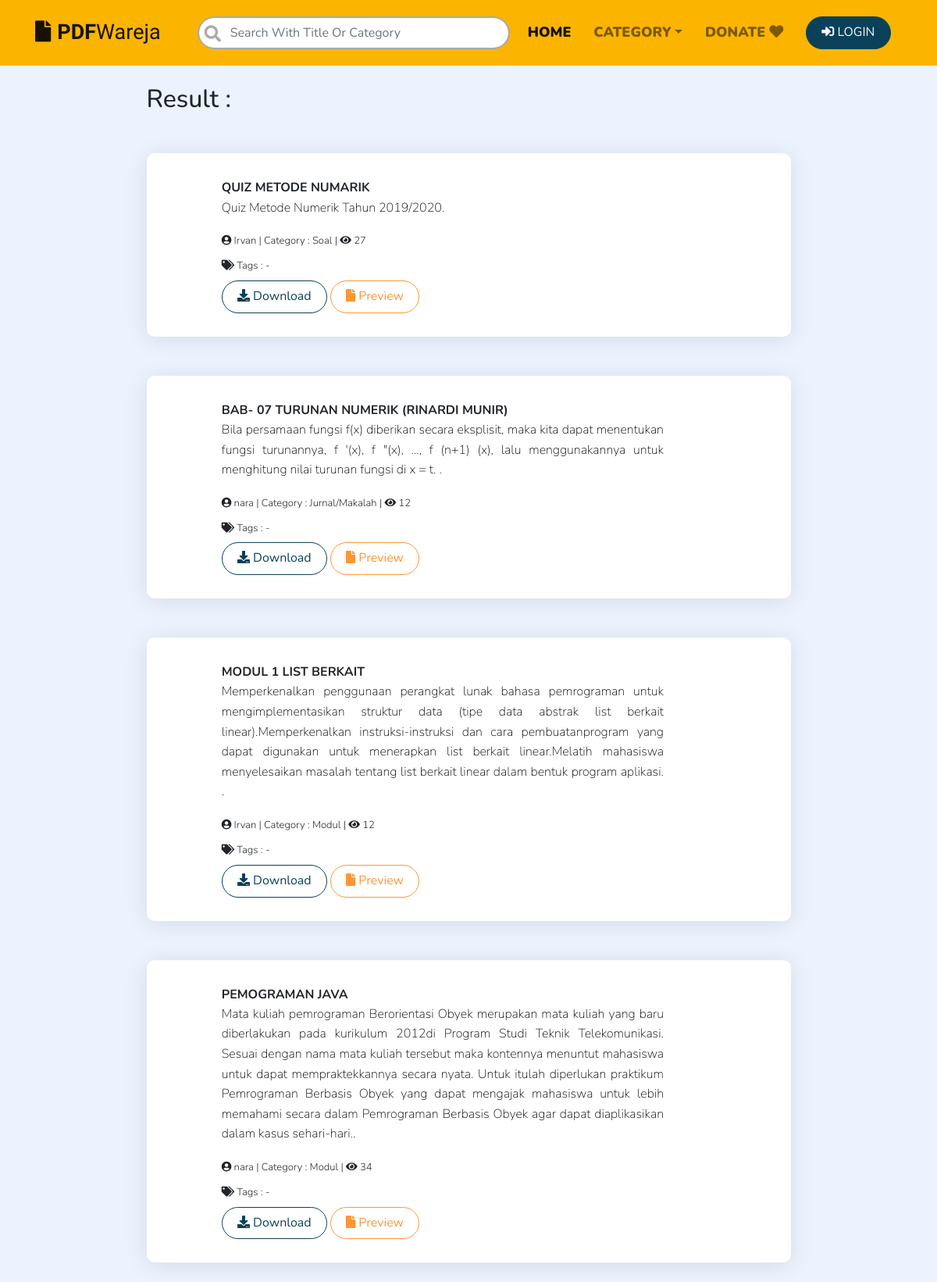
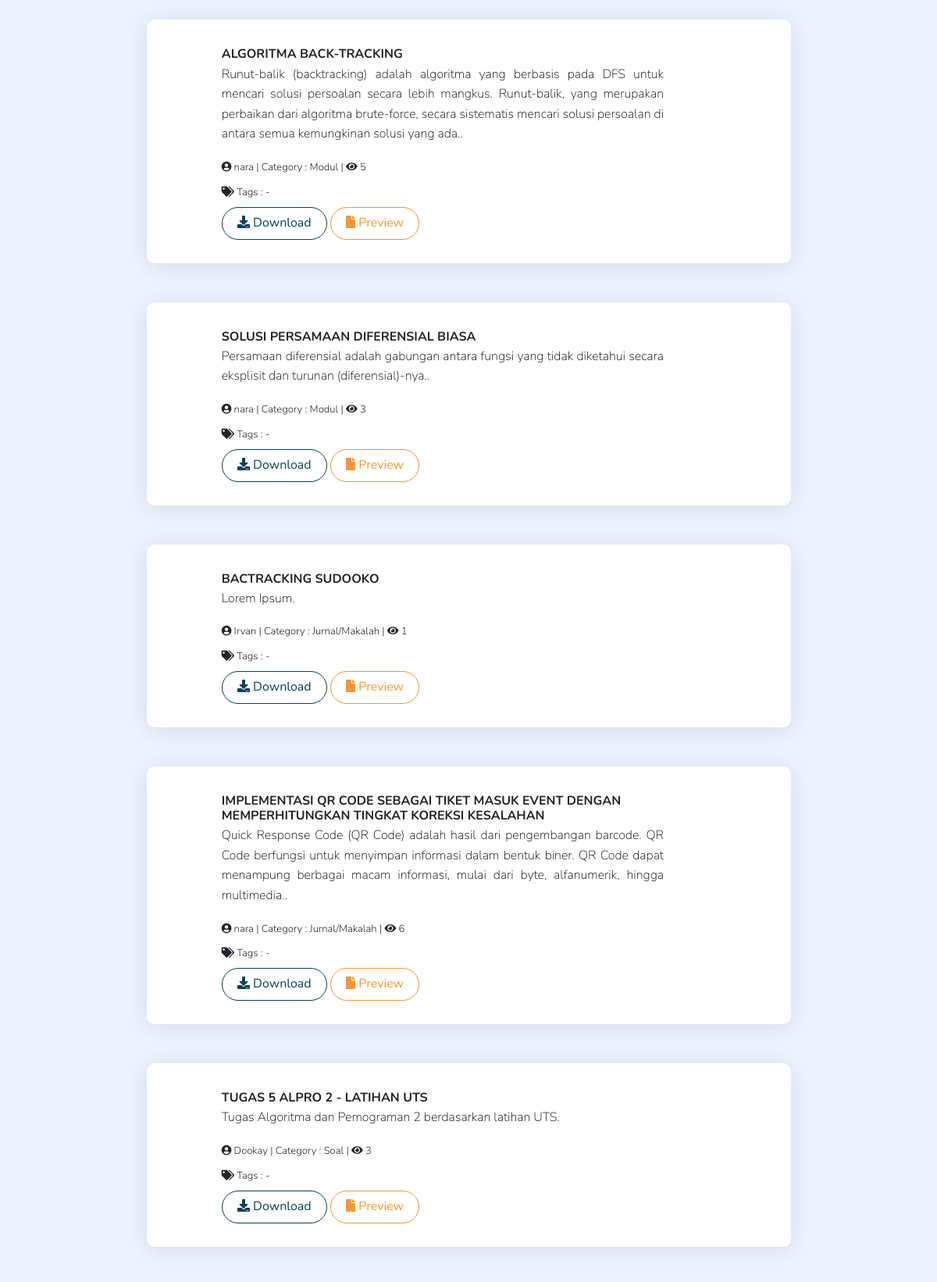
Page /index.php/search/hasil (upper part) on the committed database (2 pictures, top to bottom).
### tables this page shows
CREATE TABLE IF NOT EXISTS `tberkas` (
`id_berkas` int(11) NOT NULL,
  `judul_b` varchar(255) DEFAULT NULL,
  `abstrak` text,
  `tgl_uploaded` datetime DEFAULT NULL,
  `tgl_updated` date DEFAULT NULL,
  `file` varchar(255) DEFAULT NULL,
  `tags` text,
  `viewed` int(11) DEFAULT NULL,
  `id_user` int(11) DEFAULT NULL,
  `id_kategori` int(11) DEFAULT NULL
);

CREATE TABLE IF NOT EXISTS `tuser` (
`id_user` int(11) NOT NULL,
  `nama` varchar(255) DEFAULT NULL,
  `email` varchar(255) NOT NULL,
  `password` varchar(255) DEFAULT NULL
);

CREATE TABLE IF NOT EXISTS `tkategori` (
`id_kategori` int(11) NOT NULL,
  `nama_kat` varchar(255) DEFAULT NULL,
  `deks` text
);

### application/controllers/search.php (called while the page is built, shortened)
<?php
class Search extends CI_Controller{
    function __construct()
    {
        $this->load->model('m_search');
    }
    public function hasil()
    {
        $data2['result']= $this->m_search->cari();
        $this->load->view('v_search',$data2);
    }
}

### index.php (called while the page is built, shortened)
<?php
require_once BASEPATH.'core/CodeIgniter.php';

### application/models/m_search.php (called while the page is built)
<?php
class M_search extends CI_Model{
public function cari()
    {
        $search = $this->input->GET('search', TRUE);
        $data=$this->db->select('*')
        ->from('tberkas')
        ->join('tkategori','tberkas.id_kategori=tkategori.id_kategori')
        ->join('tuser','tberkas.id_user=tuser.id_user')
        ->like('tberkas.judul_b',$search)
        ->or_like('tkategori.nama_kat',$search)
        ->get()
        ->result();
        return $data;
    }
}

### application/views/v_search.php (the view, shortened to what this page needs)
<!DOCTYPE html>
<html lang="en">
<head>
<link rel="stylesheet" href="https://use.fontawesome.com/releases/v5.3.1/css/all.css">
 <link rel="stylesheet" href="https://stackpath.bootstrapcdn.com/bootstrap/4.1.3/css/bootstrap.min.css">
<link href="<?php echo base_url();?>assets/css/main.css" rel="stylesheet"/>
<link href="<?php echo base_url(); ?>assets/css/vendor/aos.css" rel="stylesheet"/>
<link href="<?php echo base_url();?>assets/css/mycss.css" rel="stylesheet"/>
</head>
<body>
<nav class="navbar  navbar-expand-lg navbar-light fixed-top bg-orange ">
        <div class="container">
            <a class="navbar-brand" href="<?php echo base_url();?>">
                <i class="fas fa-file mr-2"></i><strong>PDF</strong>Wareja</a>
            <div class="collapse navbar-collapse" id="navbarNavDropdown-1">
                <div class="col-lg-5">
                    <ul class="navbar-nav md-12 .mr-auto">
                        <form action="<?php echo base_url('search/hasil')?>" action="GET">
                        <div class="inputWithIcon">
                                <input type="text" class ="form-control iput input-round" name="search"  placeholder="Search With Title Or Category">
                                <i class="fa fa fa-search fa-lg fa-fw" aria-hidden="true"></i>
                              </div>
                        </form>
                    </ul>
                </div>
                <ul class="navbar-nav ml-auto d-flex align-items-center">
                        <li class="nav-item active"><a class="nav-link" href="<?php echo base_url();?>" id="home">HOME <span class="sr-only">(current)</span></a></li>
                        <li class="nav-item dropdown"><a class="nav-link dropdown-toggle" href="#" id="navbarDropdownMenuLink" data-toggle="dropdown" aria-haspopup="true" aria-expanded="false">CATEGORY</a>
                            <li class="nav-item"><a class="nav-link" href="<?php echo base_url();?>donate" id="donate">DONATE <span class="fa fa-heart"></span> </a></li>
                        </li>
                        <li class="nav-item active" >
                        <span class="nav-link" href="#">
                        <a class="btn btn-navy text-light btn-round "  href="<?php echo base_url('login');?>"><i class="fas fa-sign-in-alt"></i> LOGIN</a>
                        </span>
                        </li>
                </ul>
            </div>
        </div>
        </nav>
     <main>
        <div class="container">
                <div class="row justify-content-center">
                    <div class="col-lg-9">
                      <h2 class="mt-5"> Result :</h2>
                        <?php if(count($result) > 0): ?>
                            <?php foreach ($result as $r): ?>
                        <div class="col-lg-12 info-panel">
                            <div class="row">
                              <div class="col-lg-1">
                              </div>
                              <div class="col-lg-9">
                                  <a><h4 ><?php echo $r->judul_b; ?></h4></a>
                                  <p><?php echo $r->abstrak;?>.</p>
                                      <label> <span class="fa fa-user-circle "></span> <?php echo $r->nama ?> | Category : <?php echo $r->nama_kat; ?> | <span class="fa fa-eye"></span> <?php echo $r->viewed; ?>  </label>
                                      <br>
                                      <label> <span class="fa fa-tags"></span> Tags :
                                  <?php
                                            if (empty($s->tags)):
                                      ?>
                                      -
                                       <?php  else :
                                            $tags = $s->tags;
                                            $tags_ar= explode(',',$tags);
                                            foreach ($tags_ar as $x=> $val) : ?>
                                            <a class="badge badge-pill badge-info hv" href="#"><?php echo $val ?> </a>
                                            <?php endforeach; endif;?>
                                  </label>
                                      <br>
                                      <a href="<?php echo base_url();?>home/download/<?php echo $r->id_berkas?>" class="btn btn-outline-navy btn-round"> <span class="fa fa-download"></span> Download</a>
                                      <a href="<?php echo base_url();?>viewer_pdf/tampil_c/<?php echo $r->id_berkas?>" class="btn btn-outline-orange btn-round"> <span class="fa fa-file"></span> Preview</a>
                              </div>
                              </div>
                        </div>
                        <?php endforeach; ?>
                    <?php else : ?>
                    <h1 class="mt-5 text-center"> NOT FOUND !</h1>
                    <?php endif;?>
                </div>
                      </div>
                    </div>
</main>
</body>
</html>

### assets/css/mycss.css (style rules this page uses)
.navbar-brand { font-size: 27px; font-family: Viga; }
.nav-item { font-size: 18px; font-weight: 900; }
.btn-navy { color: #212529; background-color: #0a4158; border-color: #0a4158; }
.btn-outline-navy { color: #0a4158; background-color: transparent; background-image: none; border-color: #0a4158; }
.btn-outline-orange { color: #ff9636; background-color: transparent; background-image: none; border-color: #ff9636; }
.info-panel { box-shadow: 0 3px 30px rgba(0, 0, 0, 0.1); border-radius: 10px; margin-top: 50px; background-color: white; padding: 30px ; }
.info-panel h4 { font-size: 16px; text-transform: uppercase; font-weight: bold; margin-top: 5px; }
.info-panel label { font-size: 13px; }
.info-panel p { font-size: 14; color: black; margin-top: -5px; font-weight: 200; text-align: justify; }
.iput[type="text"] { width: 400px; border: 2px solid #aaa; border-radius: 4px; margin: 8px 0; outline: none; padding: 8px; box-sizing: border-box; transition: 0.3s; }
.inputWithIcon .iput[type="text"] { padding-left: 40px; }
.inputWithIcon { position: relative; }
.inputWithIcon i { position: absolute; left: 1; top: 12px; padding: 2px 9px; color: #aaa; transition: 0.3s; }
body { background-color: #ECF3FF; }

### rows in the picture
tberkas: judul_b "QUIZ METODE NUMARIK", abstrak "Quiz Metode Numerik Tahun 2019/2020", id_user.nama "Irvan", id_kategori.nama_kat "Soal", viewed "27"
tberkas: judul_b "BAB- 07 TURUNAN NUMERIK (RINARDI MUNIR)", abstrak "Bila persamaan fungsi f(x) diberikan secara eksplisit, maka kita dapat menentukan fungsi turunannya, f '(x), f \"(x), ..., f (n+1) (x), lalu menggunakannya untuk menghitung nilai turunan fungsi di x = t.", id_user.nama "nara", id_kategori.nama_kat "Jurnal/Makalah", viewed "12"
tberkas: judul_b "MODUL 1 LIST BERKAIT", abstrak "Memperkenalkan penggunaan perangkat lunak bahasa pemrograman untuk mengimplementasikan struktur data (tipe data abstrak list berkait linear).Memperkenalkan instruksi-instruksi dan cara pembuatanprogram yang dapat digunakan untuk menerapkan list berkait linear.Melatih mahasiswa menyelesaikan masalah tentang list berkait linear dalam bentuk program aplikasi.", id_user.nama "Irvan", id_kategori.nama_kat "Modul", viewed "12"
tberkas: judul_b "PEMOGRAMAN JAVA", abstrak "Mata kuliah pemrograman Berorientasi Obyek merupakan mata kuliah yang baru diberlakukan pada kurikulum 2012di Program Studi Teknik Telekomunikasi. Sesuai dengan nama mata kuliah tersebut maka kontennya menuntut mahasiswa untuk dapat mempraktekkannya secara nyata. Untuk itulah diperlukan praktikum Pemrograman Berbasis Obyek yang dapat mengajak mahasiswa untuk lebih memahami secara dalam Pemrograman Berbasis Obyek agar dapat diaplikasikan dalam kasus sehari-hari.", id_user.nama "nara", id_kategori.nama_kat "Modul", viewed "34"
tberkas: judul_b "ALGORITMA BACK-TRACKING", abstrak "Runut-balik (backtracking) adalah algoritma yang berbasis pada DFS untuk mencari solusi persoalan secara lebih mangkus. Runut-balik, yang merupakan perbaikan dari algoritma brute-force, secara sistematis mencari solusi persoalan di antara semua kemungkinan solusi yang ada.", id_user.nama "nara", id_kategori.nama_kat "Modul", viewed "5"
tberkas: judul_b "SOLUSI PERSAMAAN DIFERENSIAL BIASA", abstrak "Persamaan diferensial adalah gabungan antara fungsi yang tidak diketahui secara eksplisit dan turunan (diferensial)-nya.", id_user.nama "nara", id_kategori.nama_kat "Modul", viewed "3"
tberkas: judul_b "BACTRACKING SUDOOKO", abstrak "Lorem Ipsum", id_user.nama "Irvan", id_kategori.nama_kat "Jurnal/Makalah", viewed "1"
tberkas: judul_b "IMPLEMENTASI QR CODE SEBAGAI TIKET MASUK EVENT DENGAN MEMPERHITUNGKAN TINGKAT KOREKSI KESALAHAN", abstrak "Quick Response Code (QR Code) adalah hasil dari pengembangan barcode. QR Code berfungsi untuk menyimpan informasi dalam bentuk biner. QR Code dapat menampung berbagai macam informasi, mulai dari byte, alfanumerik, hingga multimedia.", id_user.nama "nara", id_kategori.nama_kat "Jurnal/Makalah", viewed "6"
tberkas: judul_b "TUGAS 5 ALPRO 2 - LATIHAN UTS", abstrak "Tugas Algoritma dan Pemograman 2 berdasarkan latihan UTS", id_user.nama "Dookay", id_kategori.nama_kat "Soal", viewed "3"
